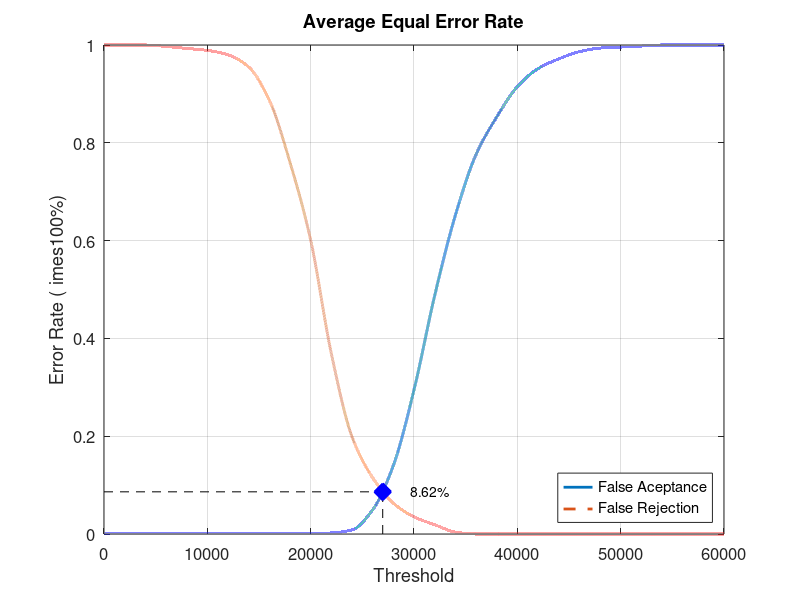
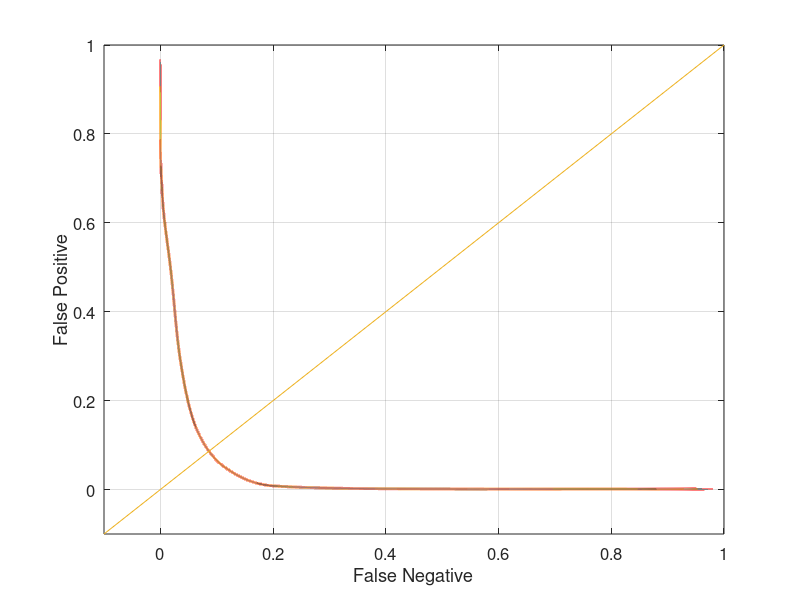

MATLAB code to generate these figures, in order:
close all;
clear;
clc;
x = 0:2000:60000;
xq = 0:0.5:60000;

y0 = [0 0.00105263 0.00105263 0.00105263 0.00105263 0.00105263 0.00105263 0.00105263 0.00105263 0.00105263 0.00105263 0.00210526 0.00842105 0.0494737 0.14 0.294737 0.487368 0.651579 0.775789 0.852632 0.914737 0.951579 0.971579 0.986316 0.993684 0.99579 0.997895 1 1 1 1]
yy0 = interp1(x, y0, xq, 'pchip');
y1 = [1 1 1 0.997 0.993 0.989 0.98 0.955 0.887 0.76 0.601 0.369 0.199 0.115 0.063 0.035 0.019 0.004 0 0 0 0 0 0 0 0 0 0 0 0 0]
yy1 = interp1(x, y1, xq, 'pchip');

% Calculating EER: 
y2 = abs(y0 - y1);
find(y2 == min(y2))
yy2 = abs(yy0 - yy1);
xEER = find(yy2 == min(yy2));
xEERIndex = xq(xEER) % X-axis EER
yEER = yy0(xEER) % Y-axis EER

main = figure
plot(xq, yy0,'-','LineWidth', 2);	hold on
plot(xq, yy1,'--','LineWidth', 2);	hold on
plot([xEERIndex xEERIndex], [0 yEER], 'k--');	hold on
plot([0 xEERIndex], [yEER yEER], 'k--');	hold on
plot(xEERIndex, yEER, 'bx', 'LineWidth', 10);	hold on
text(xEERIndex + 10 * xEERIndex / 100, yEER, [num2str(round((10000 * yEER)) / 100) '%'])
legend('False Aceptance', 'False Rejection', 'Location', 'SouthEast')
xlabel('Threshold')
ylabel('Error Rate (	imes100%)')
title('Average Equal Error Rate')
set(gca, 'FontSize', 12)
axis([0 60000 0 1])
grid on

print(main, 'Database1AverageMain', '-dpng');
FNRxFPR = figure('Color', [1 1 1]);
plot(yy1, yy0, '-', yy1, yy0, 'LineWidth', 2);
hold on
y = -0.1:0.1:1
plot(y, y); 
set(gca, 'FontSize', 12)
xlabel('False Negative')
ylabel('False Positive')
axis([-0.1 1 -0.1 1])
set(gca, 'FontSize', 12)
grid on

print(FNRxFPR, 'Database1AverageFNRxFPR','-dpng');
